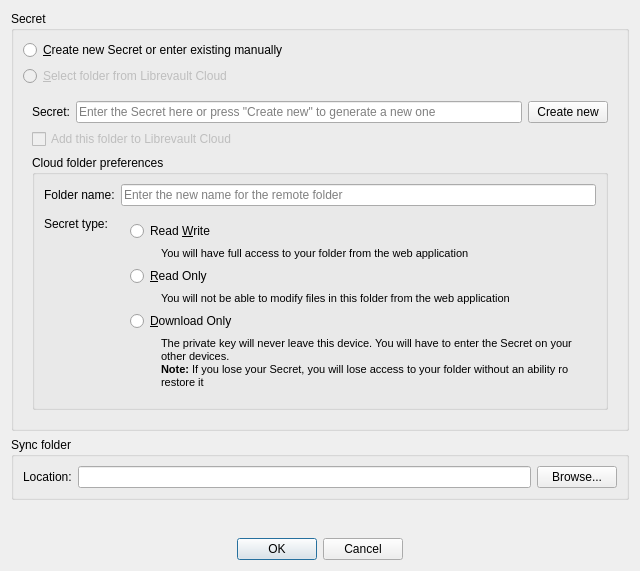
<?xml version="1.0" encoding="UTF-8"?>
<ui version="4.0">
 <class>AddFolder</class>
 <widget class="QDialog" name="AddFolder">
  <property name="windowModality">
   <enum>Qt::ApplicationModal</enum>
  </property>
  <property name="geometry">
   <rect>
    <x>0</x>
    <y>0</y>
    <width>640</width>
    <height>571</height>
   </rect>
  </property>
  <property name="sizePolicy">
   <sizepolicy hsizetype="Preferred" vsizetype="Preferred">
    <horstretch>0</horstretch>
    <verstretch>0</verstretch>
   </sizepolicy>
  </property>
  <property name="minimumSize">
   <size>
    <width>640</width>
    <height>0</height>
   </size>
  </property>
  <property name="windowTitle">
   <string>Add Folder</string>
  </property>
  <property name="windowIcon">
   <iconset resource="../../resources/mainwindow.qrc">
    <normaloff>:/branding/librevault_icon.svg</normaloff>:/branding/librevault_icon.svg</iconset>
  </property>
  <property name="modal">
   <bool>true</bool>
  </property>
  <layout class="QVBoxLayout" name="verticalLayout">
   <item>
    <widget class="QGroupBox" name="group_Secret">
     <property name="sizePolicy">
      <sizepolicy hsizetype="Preferred" vsizetype="Maximum">
       <horstretch>0</horstretch>
       <verstretch>0</verstretch>
      </sizepolicy>
     </property>
     <property name="title">
      <string>Secret</string>
     </property>
     <layout class="QVBoxLayout" name="verticalLayout_2">
      <item>
       <widget class="QRadioButton" name="radio_SecretManual">
        <property name="text">
         <string>&amp;Create new Secret or enter existing manually</string>
        </property>
       </widget>
      </item>
      <item>
       <widget class="QRadioButton" name="radio_SecretCloud">
        <property name="enabled">
         <bool>false</bool>
        </property>
        <property name="text">
         <string>&amp;Select folder from Librevault Cloud</string>
        </property>
       </widget>
      </item>
      <item>
       <widget class="QStackedWidget" name="stackedWidget">
        <property name="sizePolicy">
         <sizepolicy hsizetype="Preferred" vsizetype="Preferred">
          <horstretch>0</horstretch>
          <verstretch>0</verstretch>
         </sizepolicy>
        </property>
        <property name="currentIndex">
         <number>0</number>
        </property>
        <widget class="QWidget" name="page_Manual">
         <layout class="QGridLayout" name="gridLayout">
          <item row="1" column="0" colspan="3">
           <layout class="QGridLayout" name="layout_ManualAddCloud">
            <item row="0" column="0">
             <widget class="QCheckBox" name="box_AddToCloud">
              <property name="enabled">
               <bool>false</bool>
              </property>
              <property name="text">
               <string>Add this folder to Librevault Cloud</string>
              </property>
             </widget>
            </item>
            <item row="1" column="0">
             <widget class="QGroupBox" name="group_AddToCloud">
              <property name="title">
               <string>Cloud folder preferences</string>
              </property>
              <layout class="QFormLayout" name="formLayout">
               <item row="0" column="0">
                <widget class="QLabel" name="label_2">
                 <property name="text">
                  <string>Folder name:</string>
                 </property>
                </widget>
               </item>
               <item row="0" column="1">
                <widget class="QLineEdit" name="line_AddToCloudName">
                 <property name="placeholderText">
                  <string>Enter the new name for the remote folder</string>
                 </property>
                </widget>
               </item>
               <item row="1" column="0">
                <widget class="QLabel" name="label_3">
                 <property name="text">
                  <string>Secret type:</string>
                 </property>
                </widget>
               </item>
               <item row="1" column="1">
                <widget class="QWidget" name="widget" native="true">
                 <property name="sizePolicy">
                  <sizepolicy hsizetype="MinimumExpanding" vsizetype="Expanding">
                   <horstretch>0</horstretch>
                   <verstretch>0</verstretch>
                  </sizepolicy>
                 </property>
                 <layout class="QGridLayout" name="gridLayout_4">
                  <item row="1" column="1">
                   <widget class="QLabel" name="label_4">
                    <property name="sizePolicy">
                     <sizepolicy hsizetype="MinimumExpanding" vsizetype="Preferred">
                      <horstretch>0</horstretch>
                      <verstretch>0</verstretch>
                     </sizepolicy>
                    </property>
                    <property name="text">
                     <string>&lt;html&gt;&lt;head/&gt;&lt;body&gt;&lt;p&gt;&lt;span style=&quot; font-size:8pt;&quot;&gt;You will have full access to your folder from the web application&lt;/span&gt;&lt;/p&gt;&lt;/body&gt;&lt;/html&gt;</string>
                    </property>
                    <property name="wordWrap">
                     <bool>true</bool>
                    </property>
                   </widget>
                  </item>
                  <item row="2" column="0" colspan="2">
                   <widget class="QRadioButton" name="radio_RO">
                    <property name="text">
                     <string>&amp;Read Only</string>
                    </property>
                   </widget>
                  </item>
                  <item row="4" column="0" colspan="2">
                   <widget class="QRadioButton" name="radio_DO">
                    <property name="text">
                     <string>&amp;Download Only</string>
                    </property>
                   </widget>
                  </item>
                  <item row="0" column="0" colspan="2">
                   <widget class="QRadioButton" name="radio_RW">
                    <property name="text">
                     <string>Read &amp;Write</string>
                    </property>
                   </widget>
                  </item>
                  <item row="1" column="0">
                   <spacer name="horizontalSpacer">
                    <property name="orientation">
                     <enum>Qt::Horizontal</enum>
                    </property>
                    <property name="sizeType">
                     <enum>QSizePolicy::Fixed</enum>
                    </property>
                    <property name="sizeHint" stdset="0">
                     <size>
                      <width>25</width>
                      <height>5</height>
                     </size>
                    </property>
                   </spacer>
                  </item>
                  <item row="3" column="1">
                   <widget class="QLabel" name="label_5">
                    <property name="sizePolicy">
                     <sizepolicy hsizetype="MinimumExpanding" vsizetype="Preferred">
                      <horstretch>0</horstretch>
                      <verstretch>0</verstretch>
                     </sizepolicy>
                    </property>
                    <property name="text">
                     <string>&lt;html&gt;&lt;head/&gt;&lt;body&gt;&lt;p&gt;&lt;span style=&quot; font-size:8pt;&quot;&gt;You will not be able to modify files in this folder from the web application&lt;/span&gt;&lt;/p&gt;&lt;/body&gt;&lt;/html&gt;</string>
                    </property>
                    <property name="wordWrap">
                     <bool>true</bool>
                    </property>
                   </widget>
                  </item>
                  <item row="5" column="1">
                   <widget class="QLabel" name="label_6">
                    <property name="sizePolicy">
                     <sizepolicy hsizetype="MinimumExpanding" vsizetype="Preferred">
                      <horstretch>0</horstretch>
                      <verstretch>0</verstretch>
                     </sizepolicy>
                    </property>
                    <property name="text">
                     <string>&lt;html&gt;&lt;head/&gt;&lt;body&gt;&lt;p&gt;&lt;span style=&quot; font-size:8pt;&quot;&gt;The private key will never leave this device. You will have to enter the Secret on your other devices.&lt;br/&gt;&lt;/span&gt;&lt;span style=&quot; font-size:8pt; font-weight:600;&quot;&gt;Note:&lt;/span&gt;&lt;span style=&quot; font-size:8pt;&quot;&gt; If you lose your Secret, you will lose access to your folder without an ability ro restore it&lt;/span&gt;&lt;/p&gt;&lt;/body&gt;&lt;/html&gt;</string>
                    </property>
                    <property name="wordWrap">
                     <bool>true</bool>
                    </property>
                   </widget>
                  </item>
                 </layout>
                </widget>
               </item>
              </layout>
             </widget>
            </item>
           </layout>
          </item>
          <item row="0" column="0">
           <widget class="QLabel" name="label">
            <property name="text">
             <string>Secret:</string>
            </property>
           </widget>
          </item>
          <item row="0" column="1">
           <widget class="QLineEdit" name="line_Secret">
            <property name="placeholderText">
             <string>Enter the Secret here or press &quot;Create new&quot; to generate a new one</string>
            </property>
           </widget>
          </item>
          <item row="0" column="2">
           <widget class="QPushButton" name="button_CreateSecret">
            <property name="text">
             <string>Create new</string>
            </property>
           </widget>
          </item>
         </layout>
        </widget>
        <widget class="QWidget" name="page_Cloud"/>
       </widget>
      </item>
     </layout>
    </widget>
   </item>
   <item>
    <widget class="QGroupBox" name="group_Folder">
     <property name="sizePolicy">
      <sizepolicy hsizetype="Preferred" vsizetype="Maximum">
       <horstretch>0</horstretch>
       <verstretch>0</verstretch>
      </sizepolicy>
     </property>
     <property name="title">
      <string>Sync folder</string>
     </property>
     <layout class="QHBoxLayout" name="horizontalLayout">
      <item>
       <widget class="QLabel" name="label_7">
        <property name="text">
         <string>Location:</string>
        </property>
       </widget>
      </item>
      <item>
       <widget class="QLineEdit" name="line_Folder"/>
      </item>
      <item>
       <widget class="QPushButton" name="button_Browse">
        <property name="text">
         <string>Browse...</string>
        </property>
       </widget>
      </item>
     </layout>
    </widget>
   </item>
   <item>
    <spacer name="verticalSpacer_2">
     <property name="orientation">
      <enum>Qt::Vertical</enum>
     </property>
     <property name="sizeType">
      <enum>QSizePolicy::Expanding</enum>
     </property>
     <property name="sizeHint" stdset="0">
      <size>
       <width>0</width>
       <height>0</height>
      </size>
     </property>
    </spacer>
   </item>
   <item>
    <spacer name="verticalSpacer">
     <property name="orientation">
      <enum>Qt::Vertical</enum>
     </property>
     <property name="sizeType">
      <enum>QSizePolicy::Fixed</enum>
     </property>
     <property name="sizeHint" stdset="0">
      <size>
       <width>20</width>
       <height>0</height>
      </size>
     </property>
    </spacer>
   </item>
   <item>
    <widget class="QDialogButtonBox" name="buttonBox">
     <property name="orientation">
      <enum>Qt::Horizontal</enum>
     </property>
     <property name="standardButtons">
      <set>QDialogButtonBox::Cancel|QDialogButtonBox::Ok</set>
     </property>
     <property name="centerButtons">
      <bool>true</bool>
     </property>
    </widget>
   </item>
  </layout>
 </widget>
 <resources>
  <include location="../../resources/mainwindow.qrc"/>
  <include location="../../resources/linux.qrc"/>
 </resources>
 <connections>
  <connection>
   <sender>buttonBox</sender>
   <signal>accepted()</signal>
   <receiver>AddFolder</receiver>
   <slot>accept()</slot>
   <hints>
    <hint type="sourcelabel">
     <x>224</x>
     <y>524</y>
    </hint>
    <hint type="destinationlabel">
     <x>157</x>
     <y>274</y>
    </hint>
   </hints>
  </connection>
  <connection>
   <sender>buttonBox</sender>
   <signal>rejected()</signal>
   <receiver>AddFolder</receiver>
   <slot>reject()</slot>
   <hints>
    <hint type="sourcelabel">
     <x>292</x>
     <y>530</y>
    </hint>
    <hint type="destinationlabel">
     <x>286</x>
     <y>274</y>
    </hint>
   </hints>
  </connection>
  <connection>
   <sender>box_AddToCloud</sender>
   <signal>toggled(bool)</signal>
   <receiver>group_AddToCloud</receiver>
   <slot>setVisible(bool)</slot>
   <hints>
    <hint type="sourcelabel">
     <x>70</x>
     <y>152</y>
    </hint>
    <hint type="destinationlabel">
     <x>73</x>
     <y>190</y>
    </hint>
   </hints>
  </connection>
 </connections>
</ui>
